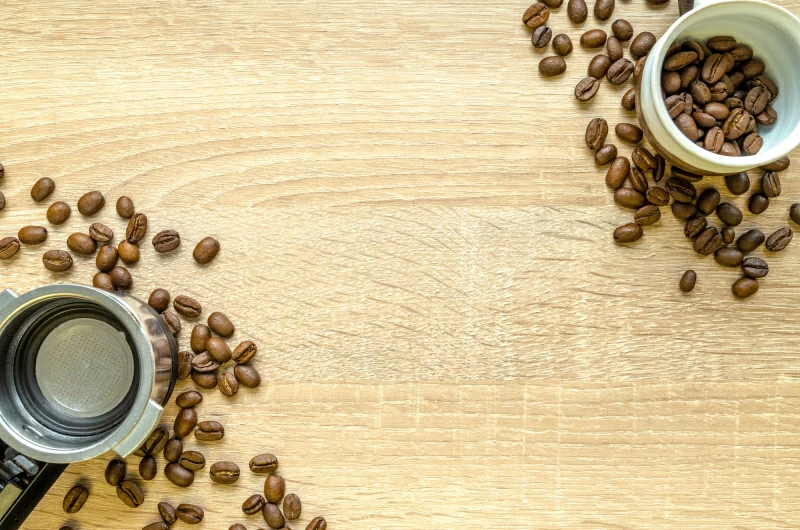
#> input picture Lab2/12.webp, 800 x 530 px
$ jupyter execute main.ipynb
#> lines starting #> are read from the running program, lines starting #| are printed output that depends on the picture
[cell 1]
import numpy as np
import matplotlib.pyplot as plt
from PIL import Image

# wczytaj obraz i konwertuj do skali szarości
img = Image.open("12.webp").convert("L")
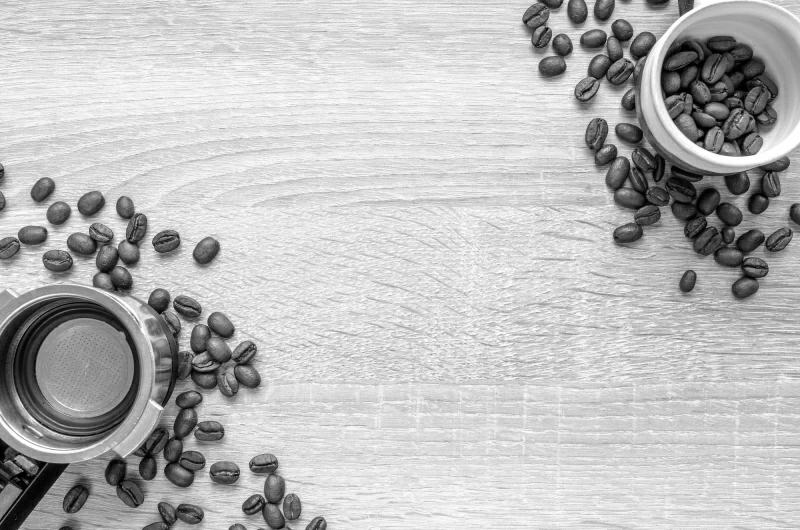
#> img: PIL image 800x530 L; min 0, max 255, mean 187.7
A = np.array(img, dtype=float)
A = (A - np.mean(A)) / np.std(A)

R_rows = np.corrcoef(A)  # korelacja między wierszami
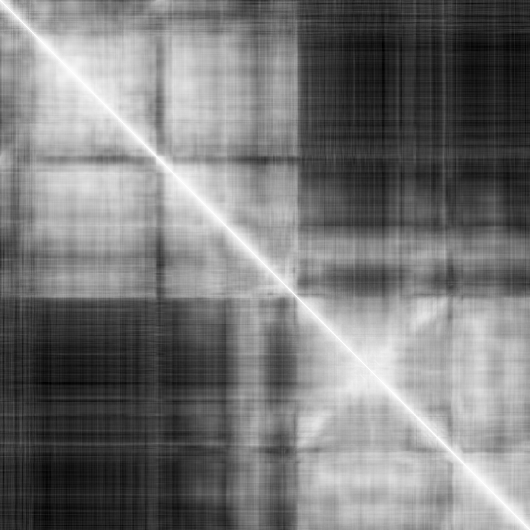
#> R_rows: shape (530, 530) float64; min -0.45, max 1, mean 0.238; drawn with min black and max white
R_cols = np.corrcoef(A.T)  # korelacja między kolumnami
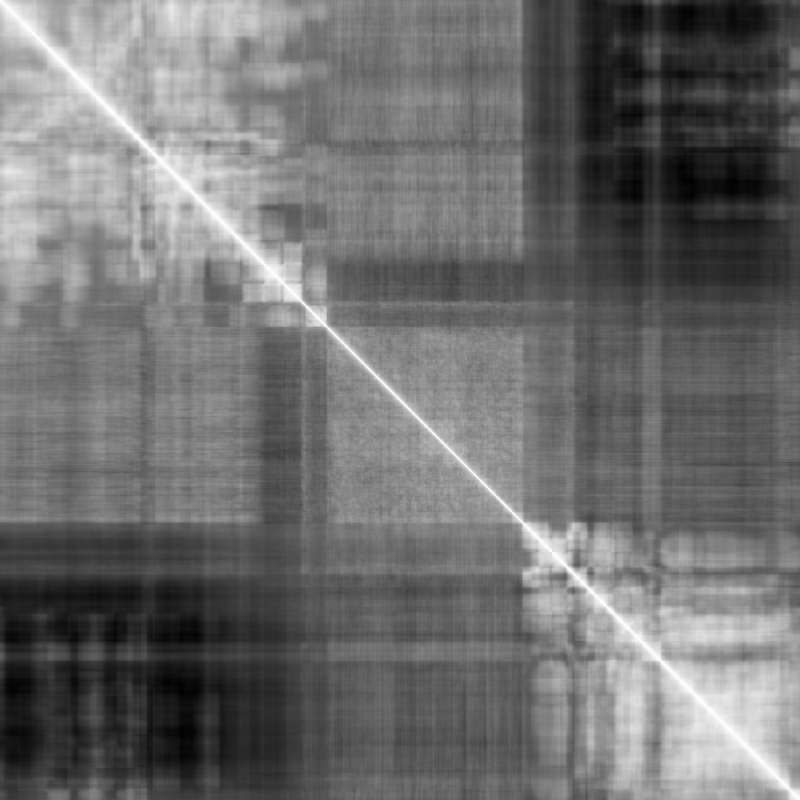
#> R_cols: shape (800, 800) float64; min -0.692, max 1, mean 0.0458; drawn with min black and max white
U, S, Vt = np.linalg.svd(A, full_matrices=False)
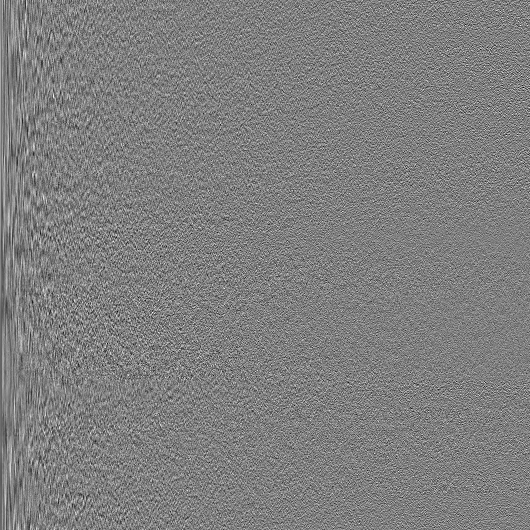
#> U: shape (530, 530) float64; min -0.215, max 0.215, mean -3.16e-05; drawn with min black and max white
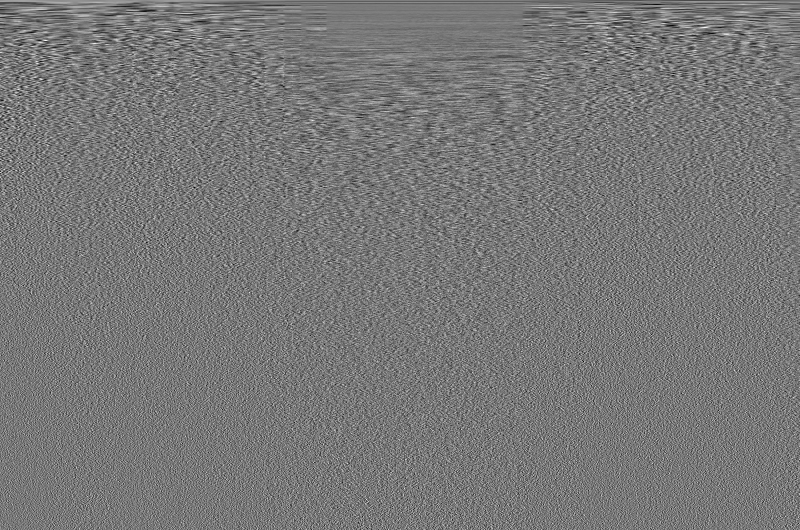
#> Vt: shape (530, 800) float64; min -0.177, max 0.198, mean 3.53e-07; drawn with min black and max white
#> S = 530 values, max 393.1 at index 0, min 0.598 at index 529, mean 9.9

[cell 2]
plt.figure(figsize=(12, 5))

plt.subplot(1, 2, 1)
plt.title("Macierz korelacji wierszy")
plt.imshow(R_rows, cmap="hot", interpolation="nearest")
plt.colorbar()

plt.subplot(1, 2, 2)
plt.title("Macierz korelacji kolumn")
plt.imshow(R_cols, cmap="hot", interpolation="nearest")
plt.colorbar()

plt.show()
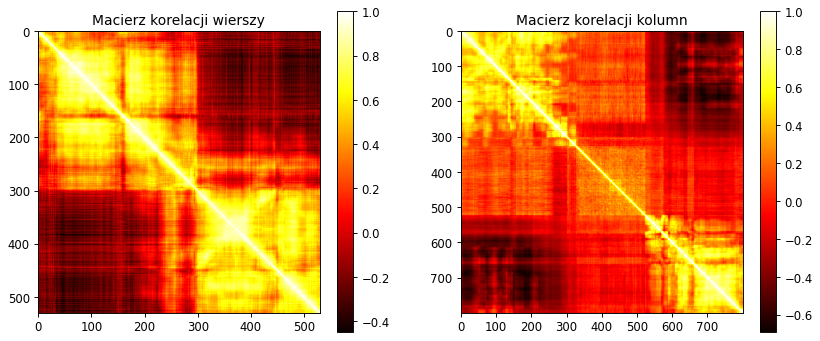
#> figure drawn by matplotlib, 4 panels
